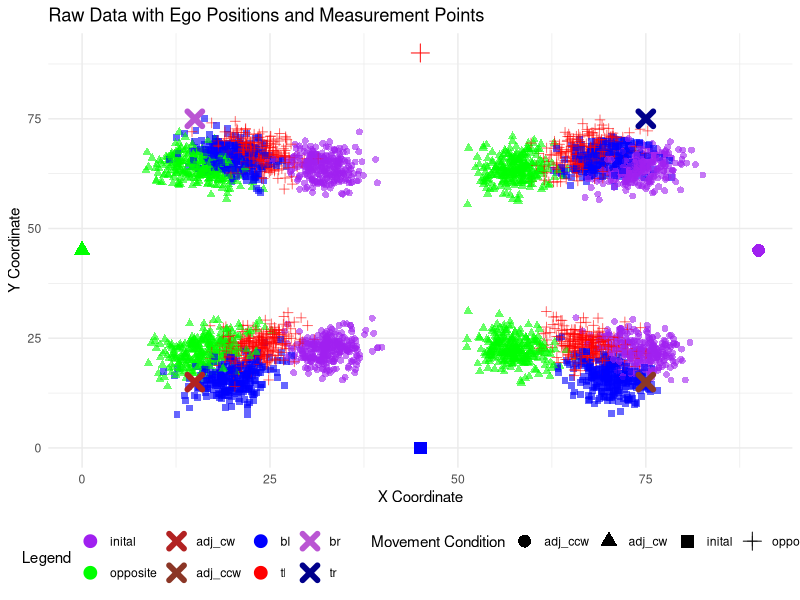
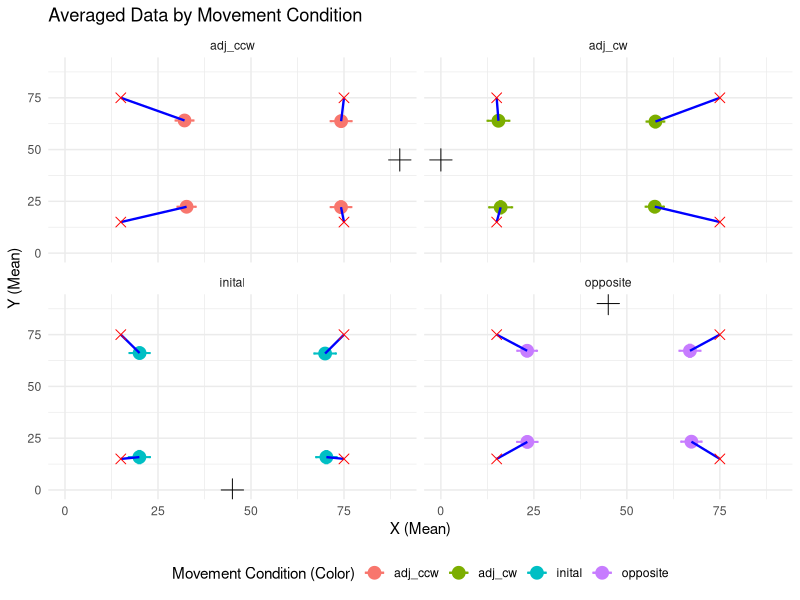
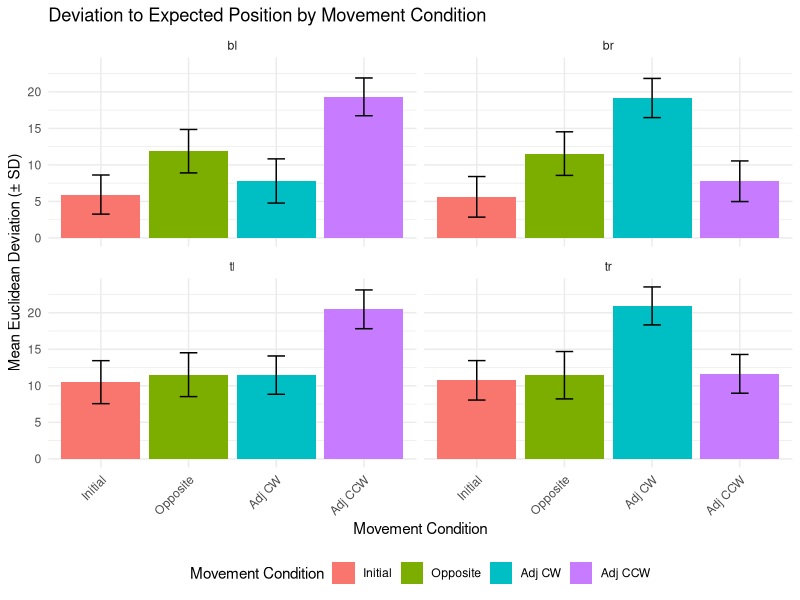
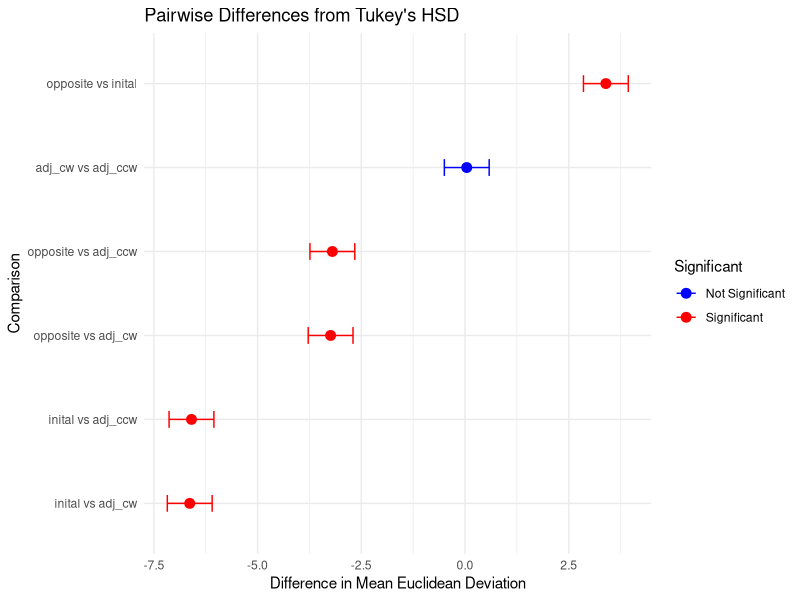

Here is the R script that generated these plots, in order: (Note: this script raises an error after producing the figures.)
# ---------------- Data Generation Setup ------------
# Purpose: This script generates simulated data for experiments evaluating positional deviations in response to different movement conditions.

## ---------------- Library Importing ---------------
# Load essential libraries for data manipulation, visualization, and statistics
library(ggplot2)       # For creating plots
library(gridExtra)     # For arranging multiple plots
library(dplyr)         # For data manipulation
library(tidyr)         # For reshaping data structures

## ---------------- Parameters ---------------
set.seed(123)
# Define experiment parameters
numOfPeople <- 67      # Number of participants
numOfRepeats <- 4      # Number of repetitions for each point
noise_sd <- 2.5        # Standard deviation for random noise added to the data

# Define bias strengths for various movement conditions
# These parameters determine how positions are distorted based on biases:
old_ego_bias_strength_inital <- 0.1
old_ego_bias_strength_opposite <- 0.1
old_ego_bias_strength_adj_cw <- 0.05
old_ego_bias_strength_adj_ccw <- 0.05

new_ego_bias_strength_opposite <- 0.1
new_ego_bias_strength_adj_cw <- 0.2
new_ego_bias_strength_adj_ccw <- 0.2

allo_bias_strength_inital <- 0.05
allo_bias_strength_opposite <- 0.2
allo_bias_strength_adj_cw <- 0.1
allo_bias_strength_adj_ccw <- 0.1

# Define the table's dimensions (90x90 cm) and ego positions around it
# Positions are centered at (0, 0), with predefined movement conditions
ego_positions_around_table <- list(
  inital = c(45, 0),
  opposite = c(45, 90),
  adj_ccw = c(90, 45),
  adj_cw = c(0, 45)
)

# Define the coordinates of points to be measured relative to the table's center
pointsToMeasure <- list(
  bl = c(-30, -30),  # Bottom-left
  br = c(30, -30),   # Bottom-right
  tl = c(-30, 30),   # Top-left
  tr = c(30, 30)     # Top-right
)

## ---------------- Data Generation ------------
# Initialize an empty data frame for storing results
df <- data.frame(
  Person = integer(),
  PointName = character(),
  moveCondition = character(),
  Repeat = integer(),
  X = numeric(),
  Y = numeric(),
  responseTime = numeric(), # Simulated response time
  timeToMove = numeric()     # Time taken to move between conditions
)

# Nested loops generate data for each participant, movement condition, and point
for (person in 1:numOfPeople) {
  for (movementCondition in names(ego_positions_around_table)) {
    # Set initial ego position and biases for each condition
    initalEgoPos <- ego_positions_around_table[["inital"]]
    finalEgoPos <- initalEgoPos
    old_ego_bias_strength <- 0.0
    new_ego_bias_factor <- 0.0
    allocentric_bias_factor <- 0.0
    responseTime <- rnorm(1, 2.5, 2)  # Simulate response time with normal distribution
    timeToMove <- 5                  # Default time to move
    
    # Adjust parameters based on movement condition
    if (movementCondition == "opposite") {
      finalEgoPos <- ego_positions_around_table[["opposite"]]
      old_ego_bias_strength <- old_ego_bias_strength_opposite
      new_ego_bias_factor <- new_ego_bias_strength_opposite
      allocentric_bias_factor <- allo_bias_strength_opposite
      timeToMove <- timeToMove + abs(rnorm(1, mean = 0, sd = 1))
    } else if (movementCondition == "adj_ccw") {
      finalEgoPos <- ego_positions_around_table[["adj_ccw"]]
      old_ego_bias_strength <- old_ego_bias_strength_adj_ccw
      new_ego_bias_factor <- new_ego_bias_strength_adj_ccw
      allocentric_bias_factor <- allo_bias_strength_adj_ccw
      timeToMove <- timeToMove + abs(rnorm(1, mean = 0, sd = 0.5))
    } else if (movementCondition == "adj_cw") {
      finalEgoPos <- ego_positions_around_table[["adj_cw"]]
      old_ego_bias_strength <- old_ego_bias_strength_adj_cw
      new_ego_bias_factor <- new_ego_bias_strength_adj_cw
      allocentric_bias_factor <- allo_bias_strength_adj_cw
      timeToMove <- timeToMove + abs(rnorm(1, mean = 0, sd = 0.5))
    } else { # inital
      old_ego_bias_strength <- old_ego_bias_strength_inital
      allocentric_bias_factor <- allo_bias_strength_inital
    }
    
    # Generate data for each point and repeat the measurement
    for (point_name in names(pointsToMeasure)) {
      for (i in 1:numOfRepeats) {
        # Calculate actual point coordinates with adjustments for center
        point_coords <- pointsToMeasure[[point_name]] + c(45, 45)
        actualPosition <- point_coords
        
        # Add random noise to coordinates
        point_coords[1] <- point_coords[1] + rnorm(1, mean = 0, sd = noise_sd)
        point_coords[2] <- point_coords[2] + rnorm(1, mean = 0, sd = noise_sd)
        
        # Apply biases and distortions
        point_coords <- point_coords + allocentric_bias_factor
        point_coords <- point_coords + old_ego_bias_strength * (initalEgoPos - actualPosition)
        if (movementCondition != "inital") {
          point_coords <- point_coords + new_ego_bias_factor * (finalEgoPos - actualPosition)
        }
        distortion_factor <- abs(rnorm(1, mean = 0.02, sd = 0.05)) * (1 + (timeToMove + responseTime) / 10)
        point_coords <- point_coords + distortion_factor * (c(45, 45) - point_coords)
        
        # Append generated data to the data frame
        df <- rbind(df, data.frame(
          Person = person,
          PointName = point_name,
          moveCondition = movementCondition,
          Repeat = i,
          X = point_coords[1],
          Y = point_coords[2],
          responseTime = responseTime,
          timeToMove = timeToMove
        ))
      }
    }
  }
}

# Rename column for clarity
df <- df %>% rename(movementCondition = moveCondition)

# View the resulting data frame to confirm generation
print(df)

# --------------- Visualization ---------------------
# Prepare data frames for plotting ego positions and measurement points
ego_positions_df <- do.call(rbind, lapply(names(ego_positions_around_table), function(name) {
  data.frame(
    movementCondition = name,
    X = ego_positions_around_table[[name]][1],
    Y = ego_positions_around_table[[name]][2]
  )
}))

points_to_measure_df <- do.call(rbind, lapply(names(pointsToMeasure), function(name) {
  data.frame(
    PointName = name,
    X = pointsToMeasure[[name]][1] + 45,
    Y = pointsToMeasure[[name]][2] + 45
  )
}))


# Define custom colors for movement conditions and target positions
movement_colors <- c(
  "Initial" = "blue", 
  "Opposite" = "red", 
  "Adj CW" = "green", 
  "Adj CCW" = "purple"
)

# Define custom colors for movement conditions and target positions
movement_colors <- c(
  "inital" = "blue", 
  "opposite" = "red", 
  "adj_cw" = "green", 
  "adj_ccw" = "purple"
)


point_colors <- c(
  "bl" = "firebrick", 
  "tl" = "mediumorchid", 
  "br" = "tomato4", 
  "tr" = "darkblue"
)

# Define custom labels for the legend of measurement points
point_labels <- c(
  "bl" = "Bottom Left",
  "tl" = "Top Left",
  "br" = "Bottom Right",
  "tr" = "Top Right"
)


# Define custom labels for movement conditions and target positions
movement_labels <- c(
  "inital" = "Initial", 
  "opposite" = "Opposite", 
  "adj_cw" = "Adj CW", 
  "adj_ccw" = "Adj CCW"
)

point_labels <- c(
  "bl" = "Bottom Left", 
  "tl" = "Top Left", 
  "br" = "Bottom Right", 
  "tr" = "Top Right"
)


# Plot raw data with updated colors and legend labels
raw_plot <- ggplot(df, aes(x = X, y = Y, color = movementCondition, shape = movementCondition)) +
  # Plot raw data with contrasting colors for movement conditions
  geom_point(size = 2, alpha = 0.6) +
  # Plot ego positions with movementCondition
  geom_point(data = ego_positions_df, aes(x = X, y = Y, color = movementCondition, shape = movementCondition), size = 4) +
  # Plot measurement points with custom colors and labels
  geom_point(data = points_to_measure_df, aes(x = X, y = Y, color = PointName), size = 3, stroke = 3, shape = 4) +
  # Customize colors for raw data points and measurement points
  scale_color_manual(
    values = c(movement_colors, point_colors),  # Combine movement and point colors
    name = "Legend",  # Unified legend title
    labels = c(names(movement_colors), names(point_colors))  # Unified legend labels
  ) +
  labs(
    title = "Raw Data with Ego Positions and Measurement Points",
    x = "X Coordinate",
    y = "Y Coordinate",
    shape = "Movement Condition"
  ) +
  # Map descriptive labels to PointName
  theme_minimal() +
  theme(legend.position = "bottom")

# Display the plot
print(raw_plot)



# ---------------- Data reshapping for plotting the averaged data --------------

# Summarize the data by PointName and movementCondition
summary_data <- df %>%
  group_by(PointName, movementCondition) %>%
  summarise(
    X_mean = mean(X),
    Y_mean = mean(Y),
    X_sd = sd(X),
    Y_sd = sd(Y)
  ) %>%
  ungroup()

# Convert ego positions and pointsToMeasure to data frames for plotting
ego_positions_df <- do.call(rbind, lapply(names(ego_positions_around_table), function(name) {
  data.frame(
    movementCondition = name,
    X = ego_positions_around_table[[name]][1],
    Y = ego_positions_around_table[[name]][2]
  )
}))

points_to_measure_df <- do.call(rbind, lapply(names(pointsToMeasure), function(name) {
  data.frame(
    PointName = name,
    X = pointsToMeasure[[name]][1] + 45,  # Adjust for table's center
    Y = pointsToMeasure[[name]][2] + 45
  )
}))

# Add expected positions (measurement points) to summary data
expected_positions <- do.call(rbind, lapply(names(pointsToMeasure), function(name) {
  data.frame(
    PointName = name,
    X_expected = pointsToMeasure[[name]][1] + 45,  # Adjust for table's center
    Y_expected = pointsToMeasure[[name]][2] + 45
  )
}))

# Merge expected positions with summary data
summary_data <- merge(summary_data, expected_positions, by = "PointName")

# Add ego positions to summary data
ego_positions_with_conditions <- ego_positions_df %>%
  rename(Ego_X = X, Ego_Y = Y)  # Rename for clarity

summary_data <- merge(summary_data, ego_positions_with_conditions, by = "movementCondition")



# Define shapes for movementCondition
shape_mapping <- c("inital" = 16,   # Circle
                   "opposite" = 17, # Triangle
                   "adj_ccw" = 18,  # Diamond
                   "adj_cw" = 15)   # Square


# Plot averaged data with error bars, lines, and separate graphs
avg_plot <- ggplot(summary_data, aes(x = X_mean, y = Y_mean, color = movementCondition)) +
  geom_point(size = 4) +  # Averaged points
  geom_errorbar(aes(ymin = Y_mean - Y_sd, ymax = Y_mean + Y_sd), width = 1, size = 0.7) +  # Error bars (Y)
  geom_errorbarh(aes(xmin = X_mean - X_sd, xmax = X_mean + X_sd), height = 1, size = 0.7) +  # Error bars (X)
  geom_segment(aes(x = X_mean, y = Y_mean, xend = X_expected, yend = Y_expected), size = 0.8, linetype = "solid", color = "blue") +  # Line to expected position
  geom_point(data = ego_positions_df, aes(x = X, y = Y), size = 5, color = "black", shape = 3 , color = movementCondition) +  # Ego positions (crosses)
  geom_point(data = points_to_measure_df, aes(x = X, y = Y), size = 3, shape = 4, color = "red") +  # Measurement points (red crosses)
  scale_shape_manual(values = shape_mapping) +
  labs(
    title = "Averaged Data by Movement Condition",
    x = "X (Mean)",
    y = "Y (Mean)",
    color = "Movement Condition (Color)",
    shape = "Movement Condition (Shape)"
  ) +
  facet_wrap(~ movementCondition) +  # Separate graphs for each movement condition
  theme_minimal() +
  theme(legend.position = "bottom")  # Adjust legend position

# Display the plot
print(avg_plot)



# -------------- Analysis -------------------


## -------------- Euclidean Analysis -------------------
df
# Add expected positions to the data frame for reference
df <- df %>%
  left_join(
    points_to_measure_df %>%
      rename(X_expected = X, Y_expected = Y),  # Rename for clarity
    by = c("PointName")
  )

# Compute Euclidean deviation for each data point
df <- df %>%
  mutate(
    Euclidean_Deviation = sqrt((X - X_expected)^2 + (Y - Y_expected)^2)
  )
# Summarize mean and SD of Euclidean deviations by PointName and movementCondition
deviation_summary <- df %>%
  group_by(PointName, movementCondition) %>%
  summarise(
    Mean_Deviation = mean(Euclidean_Deviation),
    SD_Deviation = sd(Euclidean_Deviation),
    .groups = "drop"
  )

# Set the order of movement conditions
deviation_summary <- deviation_summary %>%
  mutate(movementCondition = factor(
    movementCondition,
    levels = c("inital", "opposite", "adj_cw", "adj_ccw"),
    labels = c("Initial", "Opposite", "Adj CW", "Adj CCW")  # Custom labels
  ))



# Bar plot of deviation to expected position with facet_wrap
facet_plot <- ggplot(deviation_summary, aes(x = movementCondition, y = Mean_Deviation, fill = movementCondition)) +
  geom_bar(stat = "identity", position = "dodge") +  # Bar heights represent mean deviations
  geom_errorbar(
    aes(
      ymin = Mean_Deviation - SD_Deviation,  # Lower bound of error
      ymax = Mean_Deviation + SD_Deviation   # Upper bound of error
    ),
    width = 0.2,  # Width of error bar caps
    position = position_dodge(width = 0.9)  # Align with bars
  ) +
  labs(
    title = "Deviation to Expected Position by Movement Condition",
    x = "Movement Condition",
    y = "Mean Euclidean Deviation (± SD)",
    fill = "Movement Condition"
  ) +
  facet_wrap(~ PointName, ncol = 2) +  # Create separate panels for each PointName
  theme_minimal() +
  theme(
    legend.position = "bottom",
    axis.text.x = element_text(angle = 45, hjust = 1)  # Rotate x-axis labels for readability
  )

# Display the plot
print(facet_plot)


# Perform ANOVA on Euclidean deviations
anova_result <- aov(Euclidean_Deviation ~ movementCondition, data = df)
summary(anova_result)




# Pairwise comparisons using Tukey's HSD
tukey_result <- TukeyHSD(anova_result)
print(tukey_result)

# Create a data frame for movementCondition pairs
tukey_df <- as.data.frame(tukey_result$movementCondition) %>%
  mutate(Pair = rownames(tukey_result$movementCondition))

# Prepare data for difference plot
tukey_diff_plot <- tukey_df %>%
  separate(Pair, into = c("Group1", "Group2"), sep = "-") %>%
  mutate(Significant = ifelse(`p adj` < 0.05, "Significant", "Not Significant"))

# Difference plot
diff_plot <- ggplot(tukey_diff_plot, aes(x = diff, y = reorder(paste(Group1, "vs", Group2), diff), color = Significant)) +
  geom_point(size = 3) +
  geom_errorbarh(aes(xmin = lwr, xmax = upr), height = 0.2) +
  scale_color_manual(values = c("Significant" = "red", "Not Significant" = "blue")) +
  labs(
    title = "Pairwise Differences from Tukey's HSD",
    x = "Difference in Mean Euclidean Deviation",
    y = "Comparison"
  ) +
  theme_minimal()

print(diff_plot)


## -------------- Angular Analysis with Cardinal Reference -------------------

# Define cardinal direction offsets (in degrees)
cardinal_offsets <- c(
  inital = 0,         # 0° at the top
  opposite = 180,     # 0° at the bottom
  adj_cw = 90,        # 0° at the right
  adj_ccw = -90       # 0° at the left
)

# Add ego positions and offsets to `df`
df <- df %>%
  left_join(
    ego_positions_df %>%
      rename(Ego_X = X, Ego_Y = Y),  # Rename columns for clarity
    by = "movementCondition"
  ) %>%
  mutate(
    Cardinal_Offset = recode(movementCondition, !!!cardinal_offsets)  # Add cardinal offsets
  )
df
# Compute angular deviation based on adjusted cardinal reference
df <- df %>%
  mutate(
    Angle_Actual = (atan2(Y - Ego_Y.y, X - Ego_X.x) * (180 / pi)),  # Convert to degrees
    Angle_Expected = (atan2(Y_expected - Ego_Y.y, X_expected - Ego_X.x) * (180 / pi)),
    Angle_Actual_Adjusted = (Angle_Actual - Cardinal_Offset) %% 360,  # Adjust based on cardinal direction
    Angle_Expected_Adjusted = (Angle_Expected - Cardinal_Offset) %% 360,
    Angular_Deviation = (Angle_Actual_Adjusted - Angle_Expected_Adjusted) %% 360  # Compute deviation
  ) %>%
  mutate(
    Angular_Deviation = ifelse(Angular_Deviation > 180, Angular_Deviation - 360, Angular_Deviation)  # Wrap to [-180, 180]
  )

# Summarize mean and SD of angular deviations by PointName and movementCondition
angular_summary <- df %>%
  group_by(PointName, movementCondition) %>%
  summarise(
    Mean_Angular_Deviation = mean(Angular_Deviation),
    SD_Angular_Deviation = sd(Angular_Deviation),
    .groups = "drop"
  )

# Set the order of movement conditions
angular_summary <- angular_summary %>%
  mutate(movementCondition = factor(
    movementCondition,
    levels = c("inital", "opposite", "adj_cw", "adj_ccw"),
    labels = c("Initial", "Opposite", "Adj CW", "Adj CCW")  # Custom labels
  ))

# Bar plot of angular deviation with facet_wrap
angular_facet_plot <- ggplot(angular_summary, aes(x = movementCondition, y = Mean_Angular_Deviation, fill = movementCondition)) +
  geom_bar(stat = "identity", position = "dodge") +  # Bar heights represent mean angular deviations
  geom_errorbar(
    aes(
      ymin = Mean_Angular_Deviation - SD_Angular_Deviation,
      ymax = Mean_Angular_Deviation + SD_Angular_Deviation
    ),
    width = 0.2, position = position_dodge(width = 0.9)
  ) +
  labs(
    title = "Angular Deviation to Expected Position by Movement Condition",
    x = "Movement Condition",
    y = "Mean Angular Deviation (Degrees ± SD)",
    fill = "Movement Condition"
  ) +
  facet_wrap(~ PointName, ncol = 2) +  # Create separate panels for each PointName
  theme_minimal() +
  theme(
    legend.position = "bottom",
    axis.text.x = element_text(angle = 45, hjust = 1)
  )

print(angular_facet_plot)

# Perform ANOVA on angular deviations
angular_anova_result <- aov(Angular_Deviation ~ movementCondition, data = df)
summary(angular_anova_result)

# Pairwise comparisons using Tukey's HSD
angular_tukey_result <- TukeyHSD(angular_anova_result)
print(angular_tukey_result)

# Prepare data for pairwise difference plot
angular_tukey_df <- as.data.frame(angular_tukey_result$movementCondition) %>%
  mutate(Pair = rownames(angular_tukey_result$movementCondition)) %>%
  separate(Pair, into = c("Group1", "Group2"), sep = "-") %>%
  mutate(Significant = ifelse(`p adj` < 0.05, "Significant", "Not Significant"))

# Pairwise difference plot
angular_diff_plot <- ggplot(angular_tukey_df, aes(x = diff, y = reorder(paste(Group1, "vs", Group2), diff), color = Significant)) +
  geom_point(size = 3) +
  geom_errorbarh(aes(xmin = lwr, xmax = upr), height = 0.2) +
  scale_color_manual(values = c("Significant" = "red", "Not Significant" = "blue")) +
  labs(
    title = "Pairwise Angular Differences from Tukey's HSD",
    x = "Difference in Mean Angular Deviation (Degrees)",
    y = "Comparison"
  ) +
  theme_minimal()

print(angular_diff_plot)


# ---------------------------------

# Compute X and Y deviations
df <- df %>%
  mutate(
    X_Deviation = (X - X_expected),
    Y_Deviation = (Y - Y_expected)
  )
df


# Summarize mean and SD of X and Y deviations
xy_deviation_summary <- df %>%
  group_by(PointName, movementCondition) %>%
  summarise(
    Mean_X_Deviation = mean(X_Deviation),
    SD_X_Deviation = sd(X_Deviation),
    Mean_Y_Deviation = mean(Y_Deviation),
    SD_Y_Deviation = sd(Y_Deviation),
    .groups = "drop"
  )

# Set the order of movement conditions
xy_deviation_summary <- xy_deviation_summary %>%
  mutate(movementCondition = factor(
    movementCondition,
    levels = c("inital", "opposite", "adj_cw", "adj_ccw"),
    labels = c("Initial", "Opposite", "Adj CW", "Adj CCW")  # Custom labels
  ))



# Bar plot for X deviation
x_deviation_plot <- ggplot(xy_deviation_summary, aes(x = movementCondition, y = Mean_X_Deviation, fill = movementCondition)) +
  geom_bar(stat = "identity", position = "dodge") +
  geom_errorbar(
    aes(
      ymin = Mean_X_Deviation - SD_X_Deviation,
      ymax = Mean_X_Deviation + SD_X_Deviation
    ),
    width = 0.2, position = position_dodge(width = 0.9)
  ) +
  labs(
    title = "X Deviation by Movement Condition",
    x = "Movement Condition",
    y = "Mean X Deviation (± SD)",
    fill = "Movement Condition"
  ) +
  facet_wrap(~ PointName, ncol = 2) +
  theme_minimal() +
  theme(
    legend.position = "bottom",
    axis.text.x = element_text(angle = 45, hjust = 1)
  )

print(x_deviation_plot)

# Perform ANOVA on X deviations
anova_x <- aov(X_Deviation ~ movementCondition, data = df)
summary(anova_x)

# Tukey's HSD for X deviations
tukey_x <- TukeyHSD(anova_x)
print(tukey_x)


# Prepare data for pairwise difference plot
tukey_x_df <- as.data.frame(tukey_x$movementCondition) %>%
  mutate(Pair = rownames(tukey_x$movementCondition)) %>%
  separate(Pair, into = c("Group1", "Group2"), sep = "-") %>%
  mutate(Significant = ifelse(`p adj` < 0.05, "Significant", "Not Significant"))

# Pairwise difference plot for X deviations
x_diff_plot <- ggplot(tukey_x_df, aes(x = diff, y = reorder(paste(Group1, "vs", Group2), diff), color = Significant)) +
  geom_point(size = 3) +
  geom_errorbarh(aes(xmin = lwr, xmax = upr), height = 0.2) +
  scale_color_manual(values = c("Significant" = "red", "Not Significant" = "blue")) +
  labs(
    title = "Pairwise X Deviation Differences (Tukey's HSD)",
    x = "Difference in Mean X Deviation",
    y = "Comparison"
  ) +
  theme_minimal()

print(x_diff_plot)






# Bar plot for Y deviation
y_deviation_plot <- ggplot(xy_deviation_summary, aes(x = movementCondition, y = Mean_Y_Deviation, fill = movementCondition)) +
  geom_bar(stat = "identity", position = "dodge") +
  geom_errorbar(
    aes(
      ymin = Mean_Y_Deviation - SD_Y_Deviation,
      ymax = Mean_Y_Deviation + SD_Y_Deviation
    ),
    width = 0.2, position = position_dodge(width = 0.9)
  ) +
  labs(
    title = "Y Deviation by Movement Condition",
    x = "Movement Condition",
    y = "Mean Y Deviation (± SD)",
    fill = "Movement Condition"
  ) +
  facet_wrap(~ PointName, ncol = 2) +
  theme_minimal() +
  theme(
    legend.position = "bottom",
    axis.text.x = element_text(angle = 45, hjust = 1)
  )

print(y_deviation_plot)

# Perform ANOVA on Y deviations
anova_y <- aov(Y_Deviation ~ movementCondition, data = df)
summary(anova_y)

# Tukey's HSD for Y deviations
tukey_y <- TukeyHSD(anova_y)
print(tukey_y)


# Prepare data for pairwise difference plot
tukey_y_df <- as.data.frame(tukey_y$movementCondition) %>%
  mutate(Pair = rownames(tukey_y$movementCondition)) %>%
  separate(Pair, into = c("Group1", "Group2"), sep = "-") %>%
  mutate(Significant = ifelse(`p adj` < 0.05, "Significant", "Not Significant"))

# Pairwise difference plot for Y deviations
y_diff_plot <- ggplot(tukey_y_df, aes(x = diff, y = reorder(paste(Group1, "vs", Group2), diff), color = Significant)) +
  geom_point(size = 3) +
  geom_errorbarh(aes(xmin = lwr, xmax = upr), height = 0.2) +
  scale_color_manual(values = c("Significant" = "red", "Not Significant" = "blue")) +
  labs(
    title = "Pairwise Y Deviation Differences (Tukey's HSD)",
    x = "Difference in Mean Y Deviation",
    y = "Comparison"
  ) +
  theme_minimal()

print(y_diff_plot)




# --------------- Motion Group Analysis -------------------

# Assign motion equivalence groups with semantic names
df <- df %>%
  mutate(Motion_Group = case_when(
    # Simple left motion close
    (movementCondition == "inital" & PointName == "bl") |
      (movementCondition == "opposite" & PointName == "tr") |
      (movementCondition == "adj_cw" & PointName == "tl") |
      (movementCondition == "adj_ccw" & PointName == "br") ~ "left_close",
    
    # Complex right motion close
    (movementCondition == "inital" & PointName == "br") |
      (movementCondition == "opposite" & PointName == "tl") |
      (movementCondition == "adj_cw" & PointName == "bl") |
      (movementCondition == "adj_ccw" & PointName == "bl") ~ "right_close",
    
    # Simple left motion far
    (movementCondition == "inital" & PointName == "tl") |
      (movementCondition == "opposite" & PointName == "bl") |
      (movementCondition == "adj_cw" & PointName == "br") |
      (movementCondition == "adj_ccw" & PointName == "tr") ~ "left_far",
    
    # Complex right motion far
    (movementCondition == "inital" & PointName == "tr") |
      (movementCondition == "opposite" & PointName == "br") |
      (movementCondition == "adj_cw" & PointName == "bl") |
      (movementCondition == "adj_ccw" & PointName == "tl") ~ "right_far",
    
    TRUE ~ "Other"  # Exclude non-relevant data
  ))

# Filter only the groups of interest
motion_data <- df %>%
  filter(Motion_Group != "Other")

# Reorder Motion_Group to the specified order
motion_data <- motion_data %>%
  mutate(Motion_Group = factor(Motion_Group, levels = c("left_close", "right_close", "left_far", "right_far")))
motion_data

# Calculate absolute Euclidean deviation from expected position
motion_data <- motion_data %>%
  mutate(Euclidean_Deviation = sqrt(((abs(X) - abs(X_expected))^2 + abs(abs(Y) - abs(Y_expected) )^2)))

# Compute mean absolute Euclidean deviations
mean_deviation_data <- motion_data %>%
  group_by(Motion_Group) %>%
  summarize(Mean_Deviation = mean(Euclidean_Deviation, na.rm = TRUE))



motion_violin_plot <- ggplot(motion_data, aes(x = Motion_Group, y = Euclidean_Deviation, fill = Motion_Group)) +
  geom_violin(trim = FALSE, alpha = 0.7) + # Show full range of data
  geom_boxplot(width = 0.1, alpha = 0.5, color = "black") + # Add a box plot within the violin
  labs(
    title = "Violin Plot of Mean Absolute Euclidean Deviations by Motion Group",
    x = "Motion Group",
    y = "Mean Absolute Euclidean Deviation"
  ) +
  theme_minimal() +
  theme(
    axis.text.x = element_text(angle = 45, hjust = 1),
    legend.position = "none"
  )

print(motion_violin_plot)




# ANOVA for mean absolute Euclidean deviations
anova_motion <- aov(Euclidean_Deviation ~ Motion_Group, data = motion_data)
summary(anova_motion)

# Tukey's HSD for pairwise group comparisons
tukey_motion <- TukeyHSD(anova_motion)
print(tukey_motion)

# Convert Tukey's results into a data frame
tukey_group_df <- as.data.frame(tukey_motion$Motion_Group) %>%
  mutate(Pair = rownames(tukey_motion$Motion_Group)) %>%
  separate(Pair, into = c("Group1", "Group2"), sep = "-") %>%
  mutate(Significant = ifelse(`p adj` < 0.05, "Significant", "Not Significant"))

# Create the pairwise differences plot
pairwise_plot <- ggplot(tukey_group_df, aes(x = diff, y = reorder(paste(Group1, "vs", Group2), diff), color = Significant)) +
  geom_point(size = 3) +
  geom_errorbarh(aes(xmin = lwr, xmax = upr), height = 0.2) +
  scale_color_manual(values = c("Significant" = "red", "Not Significant" = "blue")) +
  labs(
    title = "Pairwise Differences in Mean Absolute Euclidean Deviations",
    x = "Difference in Mean Absolute Euclidean Deviation",
    y = "Group Comparison",
    color = "Significance"
  ) +
  theme_minimal() +
  theme(
    axis.text.y = element_text(size = 10),
    axis.text.x = element_text(size = 10)
  )

print(pairwise_plot)



group_means <- motion_data %>%
  group_by(Motion_Group) %>%
  summarize(
    Mean_Deviation = mean(Euclidean_Deviation, na.rm = TRUE),
    SD_Deviation = sd(Euclidean_Deviation, na.rm = TRUE)
  )
print(group_means)


pairwise_t_test <- pairwise.t.test(
  motion_data$Euclidean_Deviation, 
  motion_data$Motion_Group, 
  p.adjust.method = "bonferroni"
)

print(pairwise_t_test)



# ----------------- Power Analysis ---------------


# Additional calculations using standard errors (SE) and sample size
n <- 10  # Sample size


# SE values from the table (absolute values of the negatives)
se_left_oblique_front <- abs(-0.24)
se_left_hv_front <- abs(-0.24)
se_left_oblique_left <- abs(-0.21)
se_left_hv_left <- abs(-0.24)

se_right_oblique_front <- abs(-0.18)
se_right_hv_front <- abs(-0.19)
se_right_oblique_right <- abs(-0.18)
se_right_hv_right <- abs(-0.27)

# Calculate SD values
sd_left_oblique_front <- se_left_oblique_front * sqrt(n)
sd_left_hv_front <- se_left_hv_front * sqrt(n)
sd_left_oblique_left <- se_left_oblique_left * sqrt(n)
sd_left_hv_left <- se_left_hv_left * sqrt(n)

sd_right_oblique_front <- se_right_oblique_front * sqrt(n)
sd_right_hv_front <- se_right_hv_front * sqrt(n)
sd_right_oblique_right <- se_right_oblique_right * sqrt(n)
sd_right_hv_right <- se_right_hv_right * sqrt(n)

# Print the calculated SDs
cat("SD values:\n")
cat("Left Oblique Front:", sd_left_oblique_front, "\n")
cat("Left HV Front:", sd_left_hv_front, "\n")
cat("Left Oblique Left:", sd_left_oblique_left, "\n")
cat("Left HV Left:", sd_left_hv_left, "\n")
cat("Right Oblique Front:", sd_right_oblique_front, "\n")
cat("Right HV Front:", sd_right_hv_front, "\n")
cat("Right Oblique Right:", sd_right_oblique_right, "\n")
cat("Right HV Right:", sd_right_hv_right, "\n")

# Example for Cohen's d using these SDs
# Define mean offsets for left and right (X-axis as an example)
left_means_x <- c(1.59, 1.82)  # Oblique Front, HV Front
right_means_x <- c(1.36, 1.29) # Oblique Front, HV Front

# Compute mean of means
mean_left_x <- mean(left_means_x)
mean_right_x <- mean(right_means_x)

# Pooled SD for Oblique Front and HV Front
pooled_sd_x <- sqrt((sd_left_oblique_front^2 + sd_right_oblique_front^2) / 2)

# Cohen's d for X-axis
cohen_d_x <- (mean_left_x - mean_right_x) / pooled_sd_x
cat("Cohen's d for X-axis:", cohen_d_x, "\n")
# Perform power analysis with the new effect size
power_analysis <- pwr.t.test(
  d = cohen_d_x,
  sig.level = 0.05,
  power = 0.9,
  type = "two.sample"
)

# Print the power analysis result
print(power_analysis)
